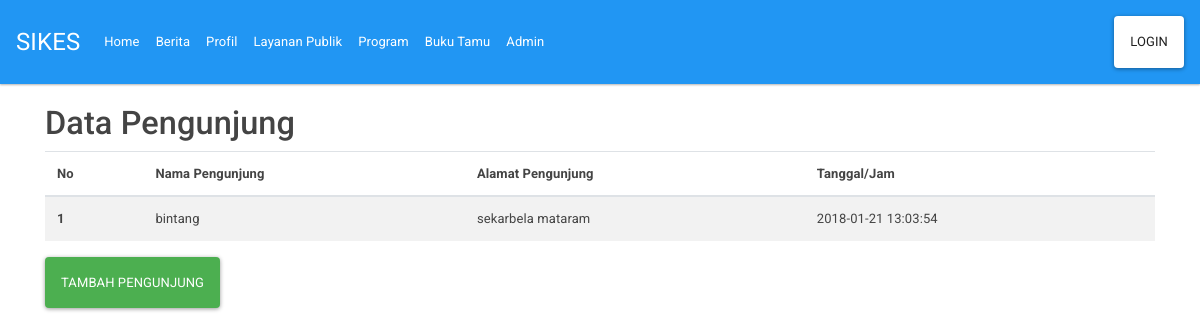
The page /buku_tamu.php on the database its author committed.
### tables this page shows
CREATE TABLE `buku_tamu` (
  `id_tamu` int(11) NOT NULL,
  `nama_tamu` varchar(30) NOT NULL,
  `alamat_tamu` varchar(100) NOT NULL,
  `tanggal_tamu` timestamp NOT NULL DEFAULT CURRENT_TIMESTAMP ON UPDATE CURRENT_TIMESTAMP
);

### buku_tamu.php (the view, shortened to what this page needs)
<?php
include 'partials/head.php';
include 'database/koneksi.php';
 ?>
<div class="space">
  <div class="row">
    <div class="container">
      <h1>
        Data Pengunjung
      </h1>
    </div>
  </div>
</div>
<div class="row">
  <div class="container">
    <table class="table table-hover table-striped">
  <thead>
    <tr>
      <th scope="col">No</th>
      <th scope="col">Nama Pengunjung</th>
      <th scope="col">Alamat Pengunjung</th>
      <th scope="col">Tanggal/Jam</th>
    </tr>
  </thead>
  <tbody>
    <?php
        $query = mysqli_query($konek,"SELECT * FROM buku_tamu");
        $no =1;
        while($data=mysqli_fetch_object($query)) {
       ?>
    <tr>
      <th scope="row"><?php echo $no; ?></th>
      <td><?php echo $data->nama_tamu; ?></td>
      <td><?php echo $data->alamat_tamu; ?></td>
      <td><?php echo $data->tanggal_tamu; ?></td>
    </tr>
    <?php $no++; } ?>
  </tbody>
</table>
  </div>
</div>
<?php if(!isset($_SESSION['username'])) { ?>
<div class="container">
  <button type="button" class="btn btn-success" data-toggle="modal" data-target="#tambahPengunjung">Tambah Pengunjung</button>
</div>
<?php }?>
<?php include 'partials/footer.php'; ?>

### partials/head.php (style rules this page uses)
.space { margin-top: 20px; }

### rows shown on the page
buku_tamu: nama_tamu "bintang", alamat_tamu "sekarbela mataram", tanggal_tamu "2018-01-21 13:03:54"
